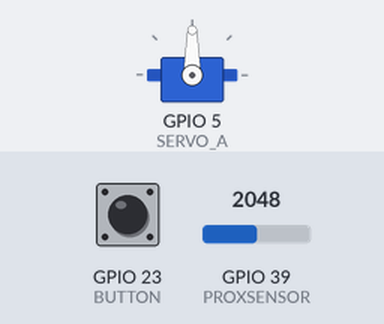
The sketch below on a simulated ESP32. Shown: servo. The test bench sets the inputs (shaded band); at power-on: GPIO 23 (BUTTON) LOW, GPIO 39 (PROXSENSOR) = 2048. What the sketch prints to the serial monitor is not drawn.

Above: at 1.3 s.
1.4 s: GPIO 23 (BUTTON) pulled HIGH for 0.6 s
At 2.5 s:
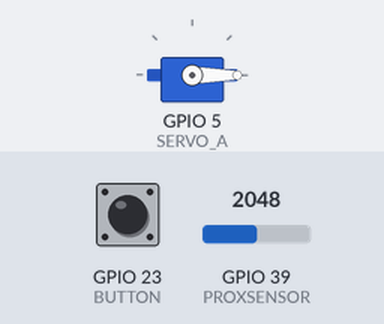
5.0 s: GPIO 23 (BUTTON) pulled HIGH for 1 s
At 8.9 s:
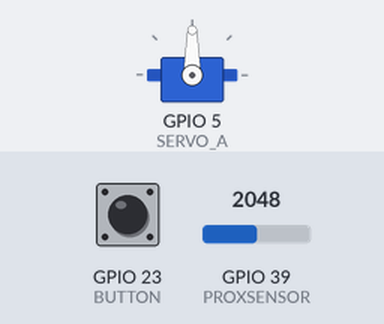
9.0 s: GPIO 23 (BUTTON) pulled HIGH for 3.2 s
At 9.5 s:
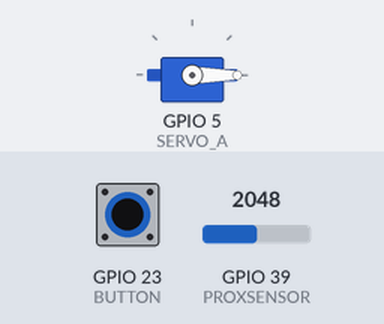
Timing chart, 0 to 16.5 s (numbered marks = the images above; inputs shaded):
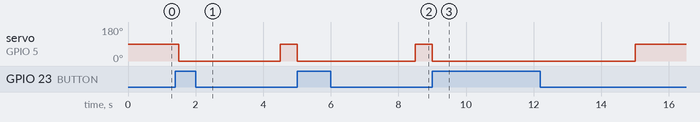

Measured:
- after the input at 1.4 s, servo on GPIO 5 (SERVO_A): 90° → 0° after 0.10 s, → 90° 3.0 s later
- after the input at 5.0 s, servo on GPIO 5 (SERVO_A): 90° → 0° at once, → 90° 3.5 s later
- after the input at 9.0 s, servo on GPIO 5 (SERVO_A): 90° → 0° at once, → 90° 6.0 s later

The sketch:

01.smart_parking_gate.ino
```cpp
#include <ESP32Servo.h>
#define SERVO_A 5
Servo servo;

int parking_charge = 1000;
int income = 0;
unsigned long previousTime = 0;

#define BUTTON 23
#define PROXSENSOR 39

void setup() {
  Serial.begin(9600);
  servo.attach(SERVO_A);
  pinMode(BUTTON, INPUT);
  Serial.println("START PARKING SYSTEM");
}

void loop() {
  entryControl();
  paymentControl();
  gateControl();
  delay(500);
}

void entryControl(){
  int prox_value = analogRead(PROXSENSOR);
  if(prox_value > 2500){
    gateOn();
  }
}

void paymentControl(){
  int btn_value = digitalRead(BUTTON);
  if(btn_value){
    gateOn();
    income = income + parking_charge;
    Serial.print("오늘의 수익 : ");
    Serial.print(income);
    Serial.println(" 원");
  }
}

void gateControl(){
  if(millis() - previousTime > 3000){
    gateOff();
  }
}

void gateOn(){
  servo.write(0);
  previousTime = millis();
}

void gateOff(){
  servo.write(90);
}
```
